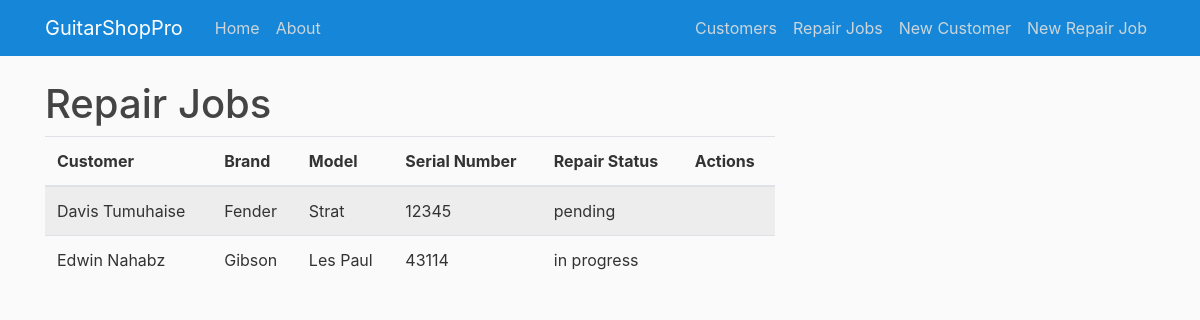
The page /guitars/view on the database as committed earlier.
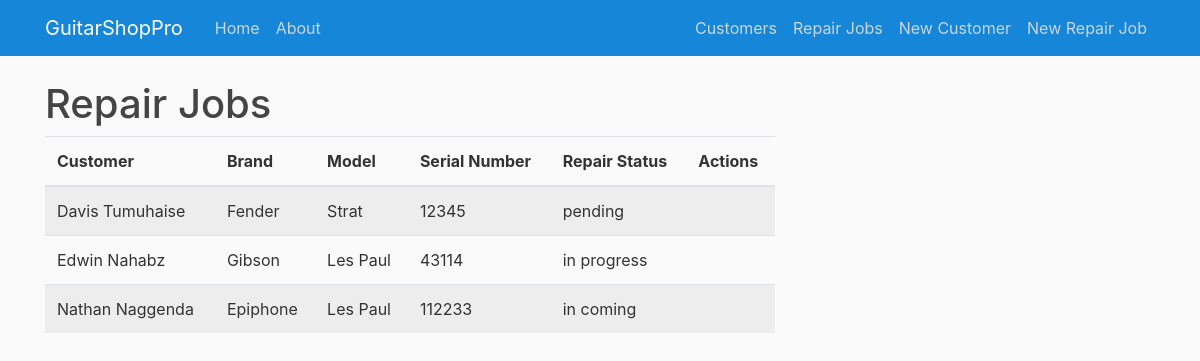
The same page on the database as committed later.
### app/models.py (models this page shows, shortened)
class Guitar(db.Model):
    id = db.Column(db.Integer, primary_key=True)
    brand = db.Column(db.String(50), nullable=False)
    model = db.Column(db.String(50), nullable=False)
    serial_number = db.Column(db.String(50), nullable=True)
    description = db.Column(db.String(250), nullable=False)
    repair_status = db.Column(db.String(50), nullable=False)
    customer_id = db.Column(db.Integer, db.ForeignKey('customer.id'), nullable=False)

class Customer(db.Model):
    id = db.Column(db.Integer, primary_key=True)
    firstname = db.Column(db.String(50), nullable=False)
    lastname = db.Column(db.String(50), nullable=False)
    phone = db.Column(db.String(20), nullable=False)
    email = db.Column(db.String(120), nullable=True)
    guitars = db.relationship('Guitar', backref='customer', lazy=True)

### app/routes.py (the view)
@app.route('/guitars/view', methods=['GET', 'POST'])
def view_guitars():
    guitars = Guitar.query.all()
    return render_template('view_guitars.html', guitars=guitars)

### app/templates/view_guitars.html (shortened to what this page needs)
{% extends 'base.html' %}
{% block content %}
<h1>Repair Jobs</h1>
<div class="table-responsive">
    <table class="table table-striped">
        <thead>
            <tr>
                <th>Customer</th>
                <th>Brand</th>
                <th>Model</th>
                <th>Serial Number</th>
                <th>Repair Status</th>
                <th>Actions</th>
            </tr>
        </thead>
        <tbody>
            {% for guitar in guitars %}
            <tr>
                <td>{{ guitar.customer.firstname }} {{ guitar.customer.lastname }}</td>
                <td>{{ guitar.brand }}</td>
                <td>{{ guitar.model }}</td>
                <td>{{ guitar.serial_number}}</td>
                <td>{{ guitar.repair_status }}</td>
                <td>
                </td>
            </tr>
            {% endfor %}
        </tbody>
    </table>
</div>
{% endblock %}

### app/templates/base.html (shortened to what this page needs)
<!DOCTYPE html>
<html>
<head>
  <link rel="stylesheet" href="https://cdn.jsdelivr.net/npm/bootstrap@4.1.3/dist/css/bootstrap.min.css">
  <link rel="stylesheet" type="text/css" href="{{ url_for('static', filename='main.css') }}">
</head>
<body>
  <header class="site-header">
  <nav class="navbar navbar-expand-md navbar-dark bg-steel fixed-top">
    <div class="container">
      <a class="navbar-brand mr-4" href="/">GuitarShopPro </a>
      <div class="collapse navbar-collapse" id="navbarToggle">
        <div class="navbar-nav mr-auto">
          <a class="nav-item nav-link" href="{{ url_for('index') }}">Home</a>
          <a class="nav-item nav-link" href="{{ url_for('about') }}">About</a>
        </div>
          <div class="navbar-nav">
            <a class="nav-item nav-link" href="{{ url_for('view_customers') }}">Customers</a>
            <a class="nav-item nav-link" href="{{ url_for('view_guitars') }}">Repair Jobs</a>
            <a class="nav-item nav-link" href="{{ url_for('add_customer') }}">New Customer</a>
            <a class="nav-item nav-link" href="{{ url_for('add_guitar') }}">New Repair Job</a>
          </div>
      </div>
    </div>
  </nav>
  </header>
  <main role="main" class="container">
    <div class="row">
      <div class="col-md-8">
        {% block content %}{% endblock %}
      </div>
  </main>
  </body>
</html>

### app/static/main.css (style rules this page uses)
body { background: #fafafa; color: #333333; margin-top: 5rem; }
h1, h2, h3, h4, h5, h6 { color: #444444; }
.bg-steel { background-color: #1687d8; }
.site-header .navbar-nav .nav-link { color: #cbd5db; }

Rows that differ between the two databases and show on the page:
added Guitar: customer.firstname "Nathan", customer.lastname "Naggenda", brand "Epiphone", model "Les Paul", serial_number "112233", repair_status "in coming"
